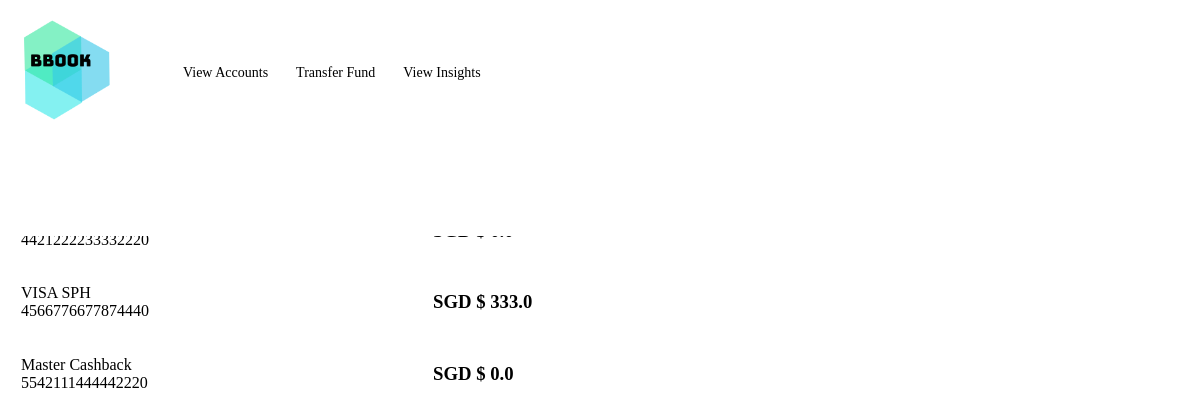
Page /creditcards/3 on the committed database.
### tables this page shows
CREATE TABLE "CreditCard" (
	`CardNumber`	INTEGER,
	`CardType`	TEXT,
	`BankID`	INTEGER,
	`ExpiryDate`	TEXT,
	`CardName`	TEXT,
	`CustomerID`	INTEGER,
	`AmountDue`	REAL,
	FOREIGN KEY(`CustomerID`) REFERENCES `Customer`(`CustomerID`),
	PRIMARY KEY(`CardNumber`),
	FOREIGN KEY(`BankID`) REFERENCES `Bank`(`BankID`)
);

### app.py (the view)
@app.route('/creditcards/<CustomerID>')
def creditcards(CustomerID):
       connection = sqlite3.connect("BBOOK.db")
       cursor = connection.execute("SELECT * FROM CreditCard WHERE CustomerID = ?", (CustomerID,)).fetchall()
       connection.close()
       return flask.render_template("creditcards.html", cursor = cursor, CustomerID = CustomerID)

### templates/creditcards.html (shortened to what this page needs)
<!DOCTYPE html>
<html>
<head>
</head>
<body>
		<div class="navbar">
		<table>
		<tr>
		<td style= "width:150px">
            <a href="{{url_for('main', CustomerID = CustomerID)}}"><img src="{{ url_for('static', filename='BBOOK.png') }}" width="100" height=""/> </a>
		</td>
		<td style= "width:400px">
					<a href="{{url_for('accounts', CustomerID = CustomerID)}}">View Accounts</a>
					<a href="{{url_for('transfer', CustomerID = CustomerID)}}">Transfer Fund</a>
					<a href="{{url_for('insights', CustomerID = CustomerID)}}">View Insights</a>
					</td>
				</tr>
				</table>
            </div>
<div class="main">
		<table>
			<tr>
				<th><b>Credit Cards</b></th>
			{% for record in cursor %}
			</tr>
			<tr>
				<td>{{record[1]}} {{record[4]}}<br>{{record[0]}}
				</td>
				<td><h3>SGD $ {{record[6]}}</h3></td>
			{% endfor %}
		</table>
</div>
</body>
</html>

### templates/creditcards.html (style rules this page uses)
body { margin:0; }
.navbar { overflow: hidden; background-color: #ffffff; position: fixed; top: 0; width: 100%; height: 20%; }
.navbar a { float: left; display: block; color: #000000; text-align: center; padding: 10px 14px; text-decoration: none; font-size: 14px; }
.main { padding: 14px; margin-top: 150px; height: 1000px; }
th, td { padding: 5px; text-align: left; width: 400px; }

### rows in the picture
CreditCard: CardNumber "4421222233332220"
CreditCard: CardType "VISA", CardName "SPH", CardNumber "4566776677874440", AmountDue "333.0"
CreditCard: CardType "Master", CardName "Cashback", CardNumber "5542111444442220", AmountDue "0.0"
